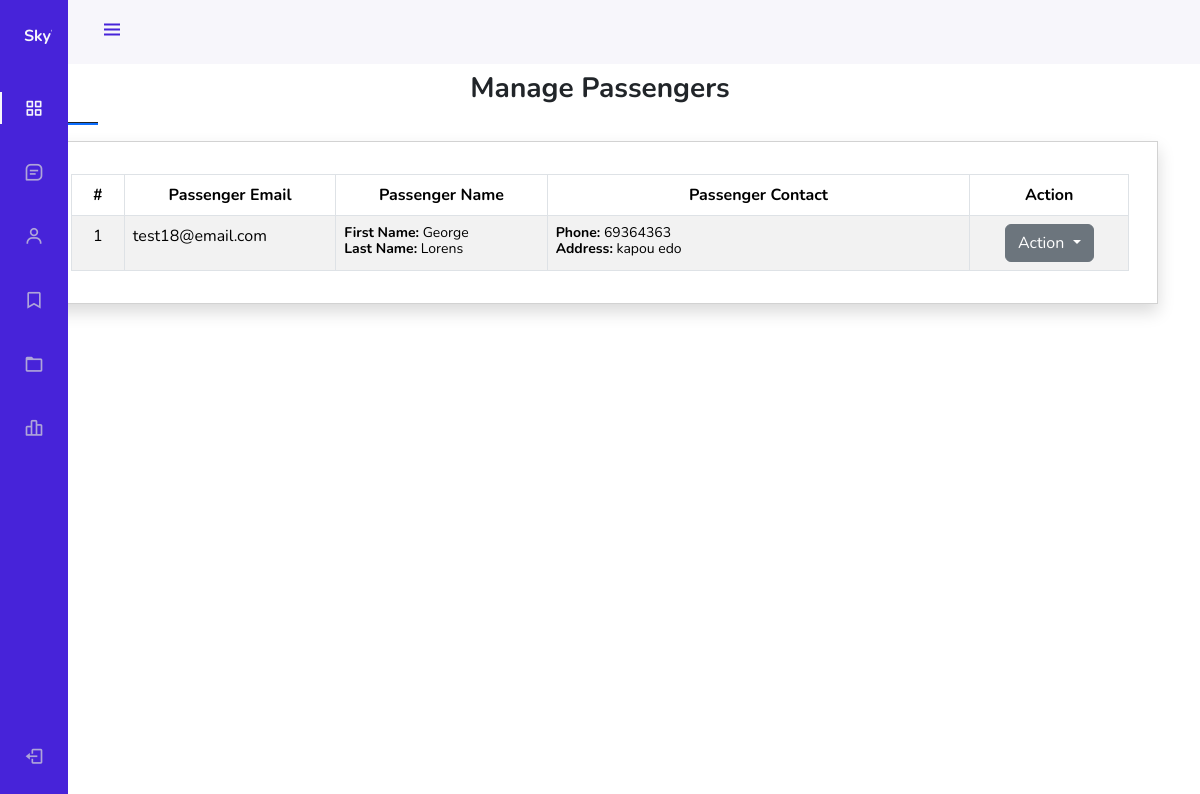
Page /manage-passengers/ on the committed database.
### users/models.py (models this page shows, shortened)
class Passenger(User):
    address = models.TextField()
    phone = models.CharField(max_length=20)
    passenger_groups = models.ManyToManyField('auth.Group', related_name='passenger_groups', blank=True)
    passenger_permissions = models.ManyToManyField('auth.Permission', related_name='passenger_user_permissions', blank=True)

### accounts/models.py (models this page shows, shortened)
class User(AbstractBaseUser, PermissionsMixin):
    email = models.EmailField(unique=True)
    first_name = models.CharField(max_length=30, blank=True)
    last_name = models.CharField(max_length=30, blank=True)
    is_staff = models.BooleanField(default=False)
    is_active = models.BooleanField(default=True)
    date_joined = models.DateTimeField(default=timezone.now)
    objects = UserManager()
    USERNAME_FIELD = 'email'
    REQUIRED_FIELDS = ['first_name', 'last_name']

### base/views.py (the view)
# urls.py: path('manage-passengers/', views.passenger_list, name='manage_passengers'),
def passenger_list(request):
    passengers = Passenger.objects.all()
    context = {'passengers': passengers}
    return render(request, 'base/passenger_management.html', context)

### base/templates/base/passenger_management.html (shortened to what this page needs)
{% extends 'base/base.html' %} {% block content %}
<section class="py-4">
  <div class="container">
    <h3 class="fw-bolder text-center">Manage Passengers</h3>
    <div>
      <hr class="bg-primary opacity-100" style="height: 3px" width="5%" />
    </div>
    <div class="card rounded-0 shadow">
      <div class="card-body">
        <div class="container-fluid">
          <table class="table table-bordered table-striped" id="flight-tbl">
            <colgroup>
              <col width="5%" />
              <col width="20%" />
              <col width="20%" />
              <col width="40%" />
              <col width="15%" />
            </colgroup>
            <thead>
              <tr>
                <th class="text-center">#</th>
                <th class="text-center">Passenger Email</th>
                <th class="text-center">Passenger Name</th>
                <th class="text-center">Passenger Contact</th>
                <th class="text-center">Action</th>
              </tr>
            </thead>
            <tbody>
              {% for passenger in passengers %}
              <tr>
                <td class="text-center">{{ forloop.counter }}</td>
                <td>{{ passenger.email }}</td>
                <td>
                  <div class="lh-1">
                    <small><b>First Name:</b> {{ passenger.first_name }}</small
                    ><br />
                    <small><b>Last Name:</b> {{ passenger.last_name }}</small>
                  </div>
                </td>
                <td>
                  <div class="lh-1">
                    <small><b>Phone:</b> {{passenger.phone}}</small><br />
                    <small><b>Address:</b> {{passenger.address}}</small>
                  </div>
                </td>
                <td class="text-center">
                  <div class="dropdown">
                    <button
                      class="btn btn-secondary dropdown-toggle"
                      type="button"
                      id="abtn{{ flight.pk }}"
                      data-toggle="dropdown"
                      aria-haspopup="true"
                      aria-expanded="false"
                    >
                      Action
                    </button>
                  </div>
                </td>
              </tr>
              {% endfor %}
            </tbody>
          </table>
        </div>
      </div>
    </div>
  </div>
</section>
{% endblock %}

### static/css/sidebar.css (style rules this page uses)
:root { --header-height: 3rem; --nav-width: 68px; --first-color: #4723d9; --first-color-light: #afa5d9; --white-color: #f7f6fb; --body-font: "Nunito", sans-serif; --normal-font-size: 1rem; --z-fixed: 100; }
body { position: relative; margin: var(--header-height) 0 0 0; padding: 0 1rem; font-family: var(--body-font); font-size: var(--normal-font-size); transition: 0.5s; }

### rows in the picture
Passenger: email "test18@email.com", first_name "George", last_name "Lorens", phone "69364363", address "kapou edo"
